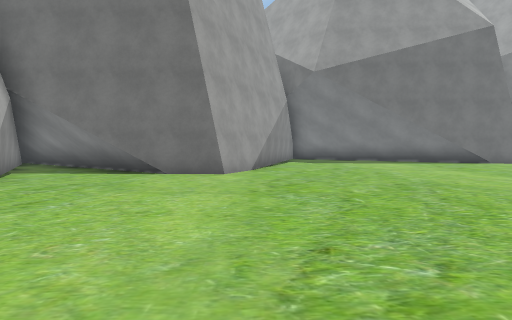
[1] (above)

21 first-person views from a walk through a Unity game level. The camera is 1.3 m above the floor, tilts 2° down and sees 70° across. The floor is counted in squares, 2 m on a side. Each view is taken from the middle of a square. On the plan, view 1 faces up. The plan holds only what a view shows up to about 11 squares ahead; the rest is blank. The place goes on beyond the plan. The player character is not drawn. Some surface patterns are stand-ins.

[2]
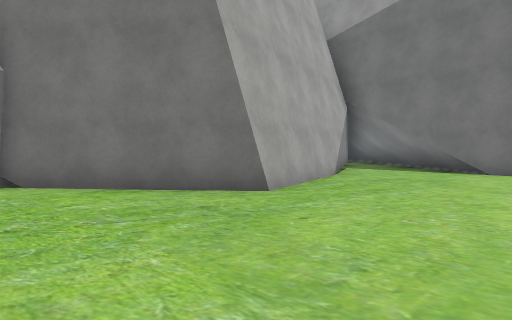

[3]
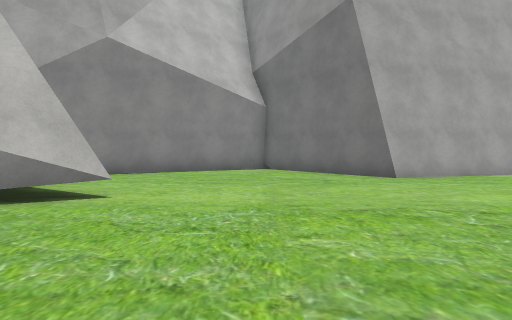

[4]
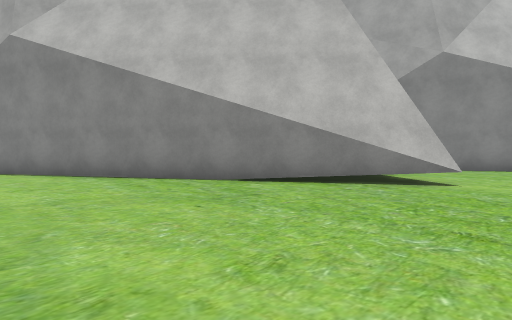

[5]
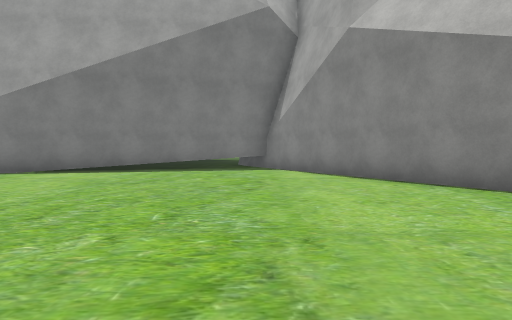

[6]
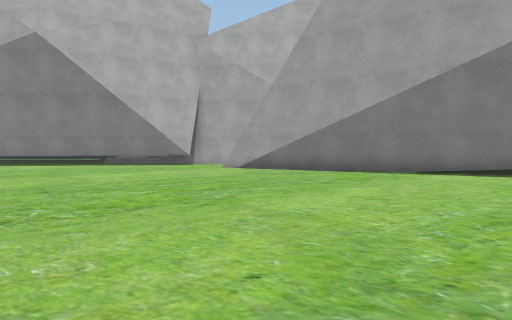

[7]
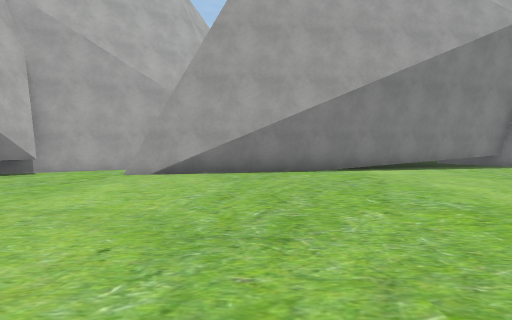

[8]
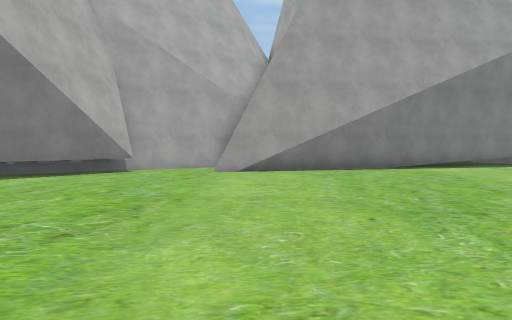

[9]
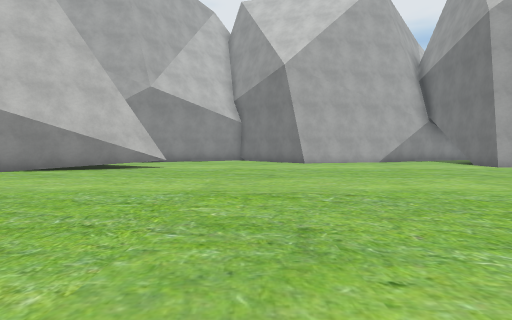

[10]
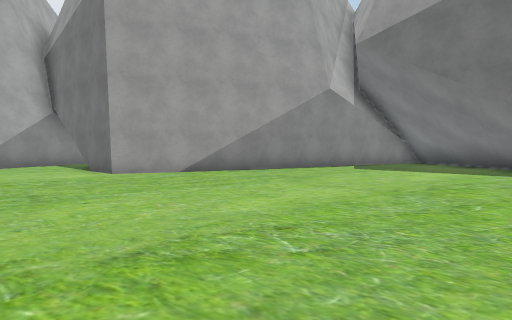

[11]
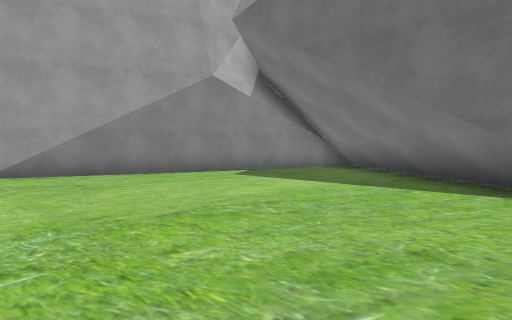

[12]
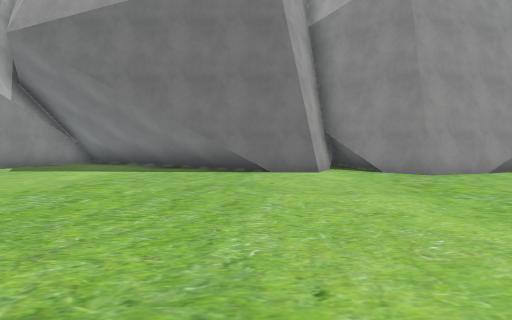

[13]
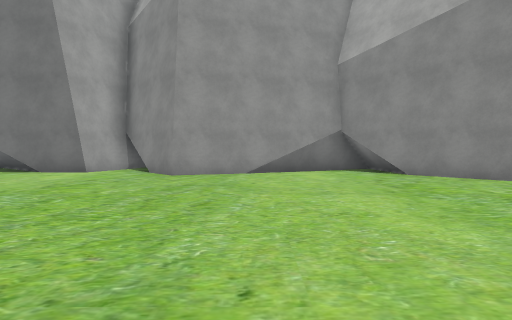

[14]
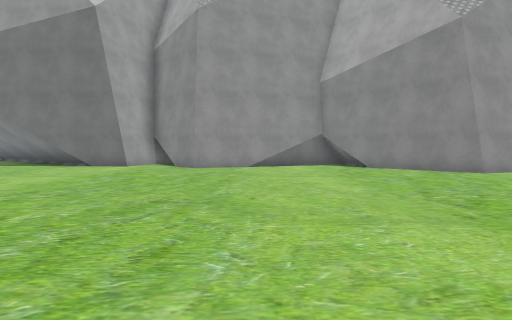

[15]
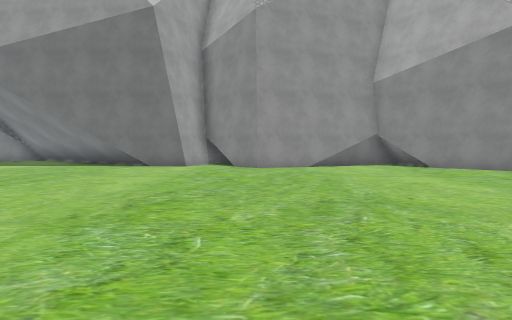

[16]
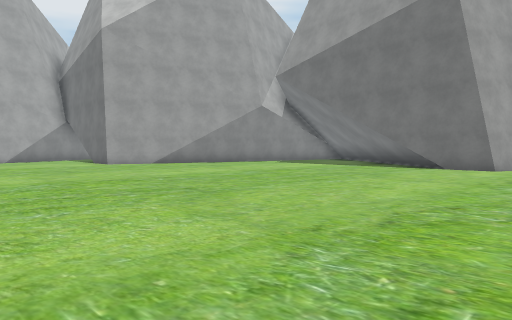

[17]
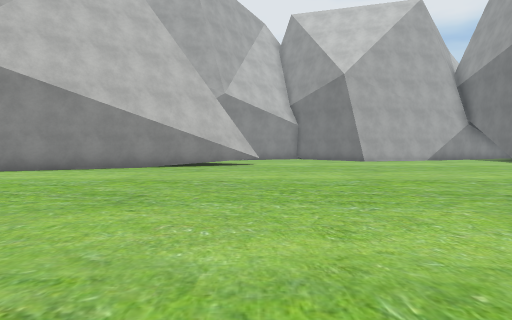

[18]
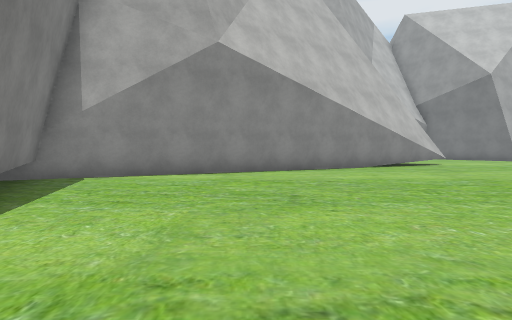

[19]
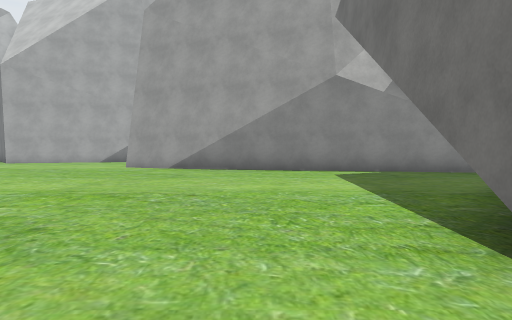

[20]
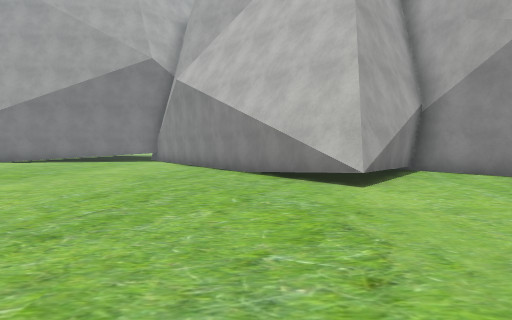

[21]
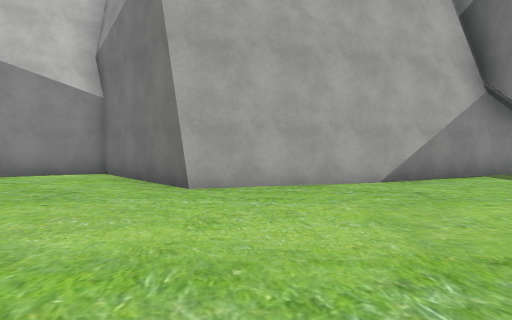

### Floor plan
Key: @ floor where view 1 was taken; # wall or solid block; . floor.
Columns run from 7 left of view 1 to 20 right of it. Each row starts with its distance up from view 1.
 17         #...##
 16         #....###  ##    ##
 15         #......###### ####
 14        ##...........###..##
 13        #..................##
 12        #...................#
 11  ##   ##....................
 10 ####  #.....................
  9  #.####.....................
  8  #.........................
  7  ##........................
  6   #.......................
  5   #......................
  4   ##.....................
  3   ##....................
  2  ##...............  . .
  1 ##.................
  0 #......@...........    .
 -1 #................... ....
 -2 ##....#...................
 -3  ##...##..................
 -4   #..###....................
 -5   #### ##...................
 -6    ##   #...................
 -7         ##..................
 -8          ##.................
 -9           #................#
-10           ##..........###..#
-11            #.......####  .##
-12            ##...####     ##
-13             #####

Where each view was taken, in squares from view 1:
view 1: 0 up, 0 right, facing up
view 2: 1 down, 0 right, facing up-left
view 3: 0 up, 4 right, facing left
view 4: 0 up, 6 right, facing down-left
view 5: 2 down, 6 right, facing down
view 6: 2 down, 8 right, facing down-right
view 7: 1 down, 14 right, facing down
view 8: 0 up, 16 right, facing down
view 9: 1 up, 11 right, facing left
view 10: 5 up, 8 right, facing up-left
view 11: 9 up, 9 right, facing up-left
view 12: 5 up, 9 right, facing up
view 13: 5 up, 15 right, facing up
view 14: 2 up, 15 right, facing up
view 15: 2 up, 13 right, facing up
view 16: 3 up, 13 right, facing up-left
view 17: 2 down, 13 right, facing left
view 18: 9 down, 13 right, facing left
view 19: 13 up, 11 right, facing left
view 20: 4 up, 1 right, facing down
view 21: 4 up, 2 right, facing left
